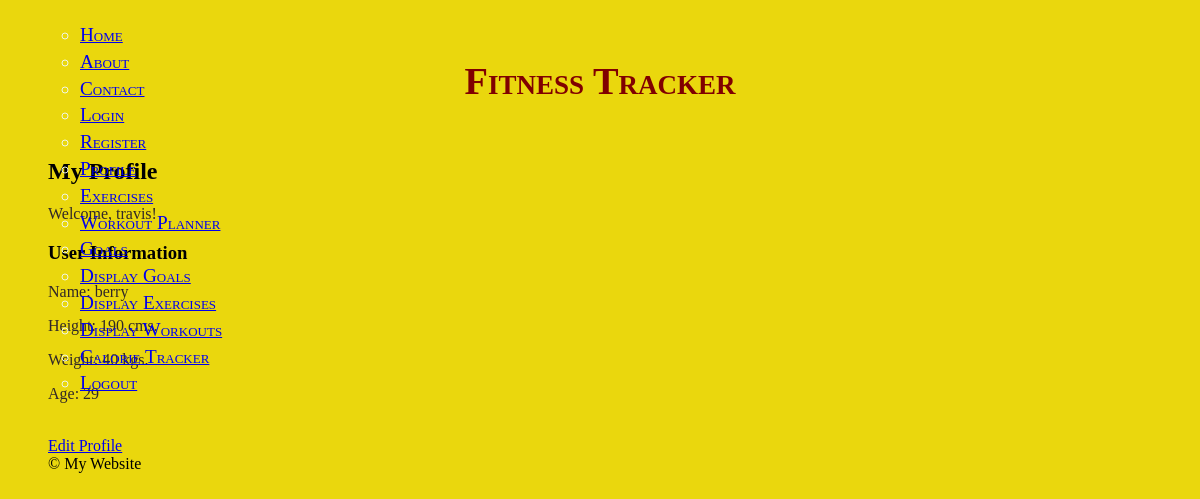
The app's page /profile (signed in) with its own data.
### app.py (models this page shows)
class User(db.Model, UserMixin):
    id = db.Column(db.Integer, primary_key=True)
    username = db.Column(db.String(80), unique=True, nullable=False)
    password = db.Column(db.String(100), nullable=False)
    name = db.Column(db.String(100), nullable=True)
    height = db.Column(db.Integer, nullable=True)
    weight = db.Column(db.Integer, nullable=True)
    age = db.Column(db.Integer, nullable=True)
    notes = db.relationship('Note', backref='user', lazy=True)

### app.py (the view)
@app.route('/profile')
@login_required
def profile():
    user = current_user
    return render_template('profile.html', user=user)

### app.py (called while the page is built)
@login_manager.user_loader
def load_user(user_id):
    return db.session.get(User, int(user_id))

### templates/profile.html (shortened to what this page needs)
{% extends 'mybase.html' %}
{% block content %}
<h2>My Profile</h2>
<p>Welcome, {{ user.username }}!</p>
<h3>User Information</h3>
<p>Name: {{ user.name }}</p>
<p>Height: {{ user.height }} cms.</p>
<p>Weight: {{ user.weight }} kgs.</p>
<p>Age: {{ user.age }}</p>
<br>
<a href="#" id="editProfileLink" class="btn btn-primary" onclick="toggleUpdateProfileForm()">Edit Profile</a>
{% endblock %}

### static/style.css (style rules this page uses)
* { font-family: 'Avenir Light', 'Avenir Light Oblique', 'Avenir Book', 'Avenir Roman', 'Avenir Medium', 'Avenir Medium Oblique', 'Avenir Black', 'Avenir Black Oblique', 'Avenir Heavy'; }
body { background-color: linen; margin: .5in; margin-top: .5in; text-align: justify; word-wrap: normal; }
h3 { padding: 0% }
p { color:rgb(49, 40, 40); width: fit-content; }

### templates/profile.html (style rules this page uses)
body { background-color: rgb(234, 215, 13); }

### records on screen
User: username "travis", name "berry", height "190", weight "40", age "29"
